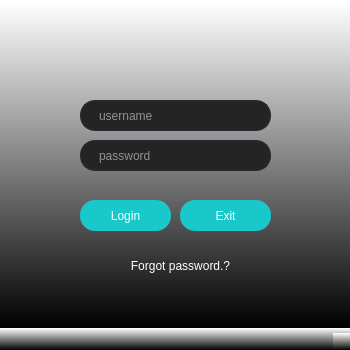
<?xml version="1.0" encoding="UTF-8"?>
<ui version="4.0">
 <class>MainWindow</class>
 <widget class="QMainWindow" name="MainWindow">
  <property name="enabled">
   <bool>true</bool>
  </property>
  <property name="geometry">
   <rect>
    <x>0</x>
    <y>0</y>
    <width>350</width>
    <height>350</height>
   </rect>
  </property>
  <property name="minimumSize">
   <size>
    <width>350</width>
    <height>350</height>
   </size>
  </property>
  <property name="maximumSize">
   <size>
    <width>350</width>
    <height>350</height>
   </size>
  </property>
  <property name="focusPolicy">
   <enum>Qt::ClickFocus</enum>
  </property>
  <property name="windowTitle">
   <string notr="true">LOGIN</string>
  </property>
  <property name="windowIcon">
   <iconset>
    <normaloff>pictures/wehere_icon.png</normaloff>pictures/wehere_icon.png</iconset>
  </property>
  <property name="styleSheet">
   <string notr="true">background-color: qlineargradient(spread:pad, x1:0.499773, y1:1, x2:0.5, y2:0.00568182, stop:0 rgba(0, 0, 0, 255), stop:1 rgba(255, 255, 255, 255));
One value - border-radius: 100px;</string>
  </property>
  <property name="animated">
   <bool>false</bool>
  </property>
  <property name="documentMode">
   <bool>false</bool>
  </property>
  <widget class="QWidget" name="centralwidget">
   <widget class="QPushButton" name="pushButton_login">
    <property name="geometry">
     <rect>
      <x>80</x>
      <y>200</y>
      <width>91</width>
      <height>31</height>
     </rect>
    </property>
    <property name="mouseTracking">
     <bool>true</bool>
    </property>
    <property name="focusPolicy">
     <enum>Qt::StrongFocus</enum>
    </property>
    <property name="styleSheet">
     <string notr="true">QPushButton{
	border-radius : 15px;
	background-color : rgb(25, 200, 200);
	color: rgb(255, 255, 255);
}
QPushButton:hover{
	background-color: rgb(20, 135, 135);
}
</string>
    </property>
    <property name="text">
     <string>Login</string>
    </property>
   </widget>
   <widget class="QPushButton" name="pushButton_exit">
    <property name="geometry">
     <rect>
      <x>180</x>
      <y>200</y>
      <width>91</width>
      <height>31</height>
     </rect>
    </property>
    <property name="styleSheet">
     <string notr="true">QPushButton{
	border-radius : 15px;
	background-color : rgb(25, 200, 200);
	color: rgb(255, 255, 255);
}
QPushButton:hover{
	background-color: rgb(20, 135, 135);
}
</string>
    </property>
    <property name="text">
     <string>Exit</string>
    </property>
   </widget>
   <widget class="QLineEdit" name="lineEdit_username">
    <property name="enabled">
     <bool>true</bool>
    </property>
    <property name="geometry">
     <rect>
      <x>80</x>
      <y>100</y>
      <width>191</width>
      <height>31</height>
     </rect>
    </property>
    <property name="focusPolicy">
     <enum>Qt::StrongFocus</enum>
    </property>
    <property name="styleSheet">
     <string notr="true">QLineEdit {
  border: 2px solid rgb(38, 38, 48);
  border-radius: 15px;
  color: #FFF;
  padding-left: 15px;
  background-color: rgb(36, 36, 36);
 
}

QLineEdit:hover {
	border: 2px solid rgb(0, 255, 255);
}

 QLineEdit:focus  {
  border: 2px solid rgb(35, 218, 233);
  background-color: rgb(47, 47, 47);
}

   



</string>
    </property>
    <property name="text">
     <string/>
    </property>
    <property name="placeholderText">
     <string>username</string>
    </property>
   </widget>
   <widget class="QLineEdit" name="lineEdit_password">
    <property name="geometry">
     <rect>
      <x>80</x>
      <y>140</y>
      <width>191</width>
      <height>31</height>
     </rect>
    </property>
    <property name="styleSheet">
     <string notr="true">QLineEdit {
  border: 2px solid rgb(38, 38, 48);
  border-radius: 15px;
  color: #FFF;
  padding-left: 15px;
  background-color: rgb(36, 36, 36);
 
}

QLineEdit:hover {
	border: 2px solid rgb(0, 255, 255);
}

 QLineEdit:focus  {
  border: 2px solid rgb(35, 218, 233);
  background-color: rgb(47, 47, 47);
}
</string>
    </property>
    <property name="text">
     <string/>
    </property>
    <property name="echoMode">
     <enum>QLineEdit::Password</enum>
    </property>
    <property name="placeholderText">
     <string>password</string>
    </property>
   </widget>
   <widget class="QLabel" name="label">
    <property name="geometry">
     <rect>
      <x>40</x>
      <y>20</y>
      <width>251</width>
      <height>71</height>
     </rect>
    </property>
    <property name="styleSheet">
     <string notr="true">background-color: rgba(0, 0, 0,0%);</string>
    </property>
    <property name="text">
     <string/>
    </property>
    <property name="pixmap">
     <pixmap>pictures/wehere_logo.ico</pixmap>
    </property>
   </widget>
   <widget class="QPushButton" name="pushButton_forgot">
    <property name="geometry">
     <rect>
      <x>90</x>
      <y>250</y>
      <width>181</width>
      <height>31</height>
     </rect>
    </property>
    <property name="styleSheet">
     <string notr="true">QPushButton{
	border-radius : 15px;
	background-color: rgba(0, 0, 0,0%);
    color: rgb(255, 255, 255);
}
QPushButton:hover{
	background-color: rgb(107, 107, 107);
}</string>
    </property>
    <property name="text">
     <string>Forgot password.?</string>
    </property>
   </widget>
   <widget class="QLabel" name="label_fail">
    <property name="geometry">
     <rect>
      <x>80</x>
      <y>175</y>
      <width>201</width>
      <height>21</height>
     </rect>
    </property>
    <property name="styleSheet">
     <string notr="true">background-color: rgba(0, 0, 0,0%);
color: rgb(189, 31, 57);
border-radius : 15px;</string>
    </property>
    <property name="text">
     <string>&lt;html&gt;&lt;head/&gt;&lt;body&gt;&lt;p&gt;&lt;br/&gt;&lt;/p&gt;&lt;/body&gt;&lt;/html&gt;</string>
    </property>
    <property name="scaledContents">
     <bool>false</bool>
    </property>
   </widget>
  </widget>
  <widget class="QMenuBar" name="menubar">
   <property name="geometry">
    <rect>
     <x>0</x>
     <y>0</y>
     <width>350</width>
     <height>22</height>
    </rect>
   </property>
  </widget>
  <widget class="QStatusBar" name="statusbar"/>
 </widget>
 <resources/>
 <connections/>
</ui>
